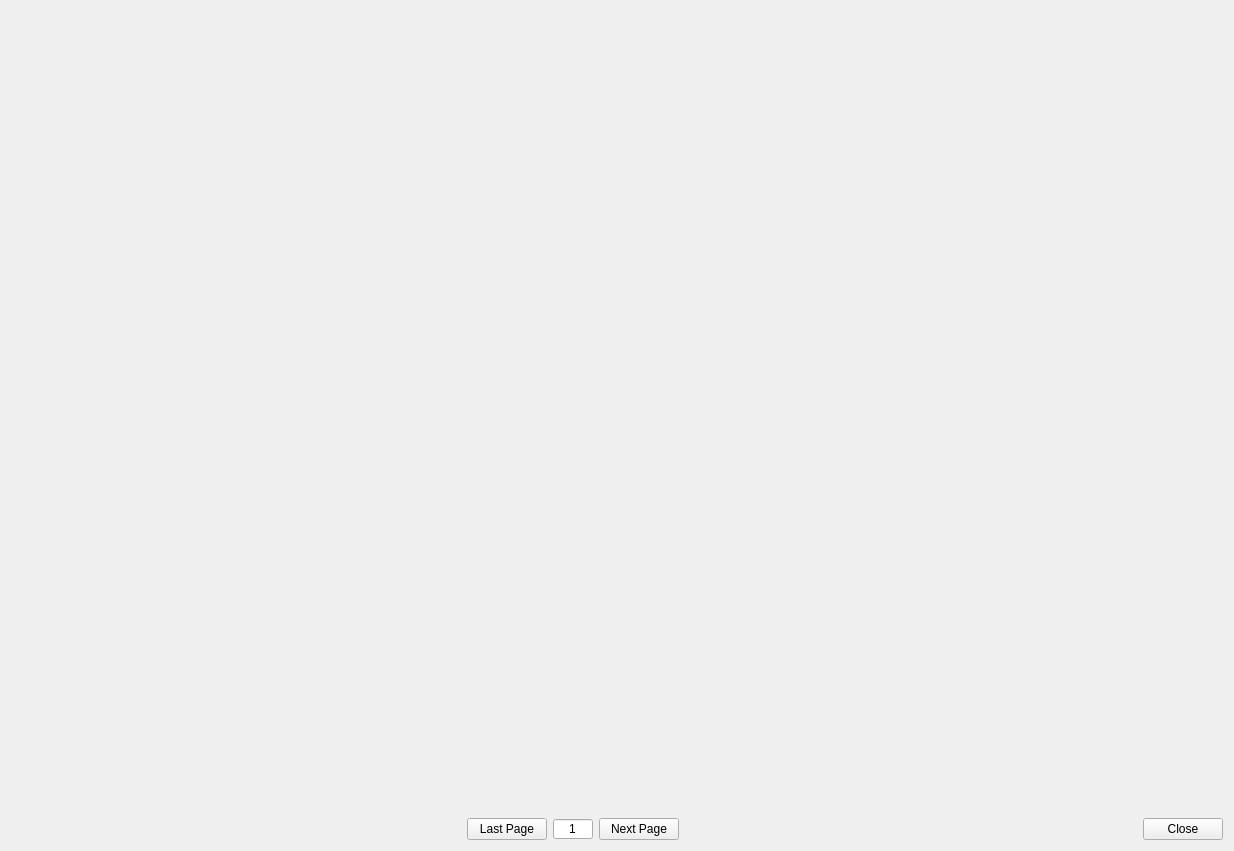
<?xml version="1.0" encoding="UTF-8"?>
<ui version="4.0">
 <class>SCBDocumentViewer</class>
 <widget class="QWidget" name="SCBDocumentViewer">
  <property name="geometry">
   <rect>
    <x>0</x>
    <y>0</y>
    <width>1234</width>
    <height>851</height>
   </rect>
  </property>
  <property name="windowTitle">
   <string>User Manual</string>
  </property>
  <layout class="QHBoxLayout" name="horizontalLayout_2">
   <property name="spacing">
    <number>0</number>
   </property>
   <property name="leftMargin">
    <number>0</number>
   </property>
   <property name="topMargin">
    <number>0</number>
   </property>
   <property name="rightMargin">
    <number>0</number>
   </property>
   <property name="bottomMargin">
    <number>0</number>
   </property>
   <item>
    <widget class="QWidget" name="widget" native="true">
     <layout class="QVBoxLayout" name="verticalLayout">
      <property name="leftMargin">
       <number>8</number>
      </property>
      <item>
       <widget class="QScrollArea" name="scrollArea">
        <property name="frameShape">
         <enum>QFrame::NoFrame</enum>
        </property>
        <property name="horizontalScrollBarPolicy">
         <enum>Qt::ScrollBarAlwaysOff</enum>
        </property>
        <property name="widgetResizable">
         <bool>true</bool>
        </property>
        <widget class="QWidget" name="scrollAreaWidgetContents">
         <property name="geometry">
          <rect>
           <x>0</x>
           <y>0</y>
           <width>1217</width>
           <height>802</height>
          </rect>
         </property>
         <layout class="QHBoxLayout" name="horizontalLayout_3">
          <item>
           <layout class="QVBoxLayout" name="verticalLayout_2"/>
          </item>
         </layout>
        </widget>
       </widget>
      </item>
      <item>
       <layout class="QHBoxLayout" name="horizontalLayout">
        <item>
         <spacer name="horizontalSpacer">
          <property name="orientation">
           <enum>Qt::Horizontal</enum>
          </property>
          <property name="sizeHint" stdset="0">
           <size>
            <width>40</width>
            <height>20</height>
           </size>
          </property>
         </spacer>
        </item>
        <item>
         <widget class="QPushButton" name="LastPage">
          <property name="text">
           <string>Last Page</string>
          </property>
         </widget>
        </item>
        <item>
         <widget class="QLineEdit" name="PageNumber">
          <property name="maximumSize">
           <size>
            <width>40</width>
            <height>20</height>
           </size>
          </property>
          <property name="text">
           <string>1</string>
          </property>
          <property name="alignment">
           <set>Qt::AlignCenter</set>
          </property>
         </widget>
        </item>
        <item>
         <widget class="QPushButton" name="NextPage">
          <property name="text">
           <string>Next Page</string>
          </property>
         </widget>
        </item>
        <item>
         <spacer name="horizontalSpacer_2">
          <property name="orientation">
           <enum>Qt::Horizontal</enum>
          </property>
          <property name="sizeHint" stdset="0">
           <size>
            <width>40</width>
            <height>20</height>
           </size>
          </property>
         </spacer>
        </item>
        <item>
         <widget class="QPushButton" name="Close">
          <property name="text">
           <string>Close</string>
          </property>
         </widget>
        </item>
       </layout>
      </item>
     </layout>
    </widget>
   </item>
  </layout>
 </widget>
 <layoutdefault spacing="6" margin="11"/>
 <resources/>
 <connections/>
</ui>
